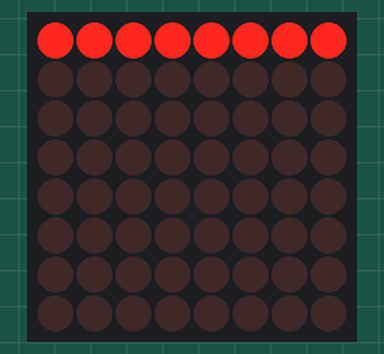
This sketch was run on a simulated Arduino Uno, built with avr-gcc and run on an emulated ATmega328P. Shown: 8×8 LED matrix. Wiring (inferred from the names in the program): LED matrix (orientation assumed): rows pin 2, pin 3, pin 4, pin 5, pin 6, pin 7, pin 8, pin 9; columns pin 10, pin 11, pin 12, pin 13, A0, A1, A2, A3.

Above: at 0.1 s.

The sketch:

matrix_display.ino
```cpp
#define ROW_1 2
#define ROW_2 3
#define ROW_3 4
#define ROW_4 5
#define ROW_5 6
#define ROW_6 7
#define ROW_7 8
#define ROW_8 9

#define COL_1 10
#define COL_2 11
#define COL_3 12
#define COL_4 13
#define COL_5 A0
#define COL_6 A1
#define COL_7 A2
#define COL_8 A3

const byte rows[] = {
    ROW_1, ROW_2, ROW_3, ROW_4, ROW_5, ROW_6, ROW_7, ROW_8
};

byte art[] = {B00000000,B11111111,B11111111,B11111111,B11111111,B11111111,B11111111,B11111111};

float timeCount = 0;

void setup() {
  // Open serial port
  Serial.begin(9600);

  // Initialize used pins as output
  for (byte i = 2; i <= 13; i++){
    pinMode(i, OUTPUT);
  }
  pinMode(A0, OUTPUT);
  pinMode(A1, OUTPUT);
  pinMode(A2, OUTPUT);
  pinMode(A3, OUTPUT);
}

void loop() {
  // put your main code here, to run repeatedly:
  drawScreen(art);
}

void drawScreen(byte buffer2[]){
  for (byte i = 0; i < 8; i++){
    setColumns(buffer2[i]);

    digitalWrite(rows[i], HIGH);
    delay(2);
    digitalWrite(rows[i], LOW);
  }
}

void setColumns(byte b) {
  digitalWrite(COL_1, (b >> 0) & 0x01);
  digitalWrite(COL_2, (b >> 1) & 0x01);
  digitalWrite(COL_3, (b >> 2) & 0x01);
  digitalWrite(COL_4, (b >> 3) & 0x01);
  digitalWrite(COL_5, (b >> 4) & 0x01);
  digitalWrite(COL_6, (b >> 5) & 0x01);
  digitalWrite(COL_7, (b >> 6) & 0x01);
  digitalWrite(COL_8, (b >> 7) & 0x01);
}
```
